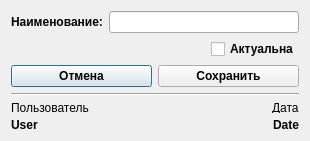
<?xml version="1.0" encoding="UTF-8"?>
<ui version="4.0">
 <class>CCustomer_gDialog</class>
 <widget class="QDialog" name="CCustomer_gDialog">
  <property name="windowModality">
   <enum>Qt::WindowModal</enum>
  </property>
  <property name="geometry">
   <rect>
    <x>0</x>
    <y>0</y>
    <width>310</width>
    <height>141</height>
   </rect>
  </property>
  <property name="minimumSize">
   <size>
    <width>310</width>
    <height>141</height>
   </size>
  </property>
  <property name="maximumSize">
   <size>
    <width>310</width>
    <height>141</height>
   </size>
  </property>
  <property name="windowTitle">
   <string>Папка заказчиков</string>
  </property>
  <property name="modal">
   <bool>true</bool>
  </property>
  <layout class="QGridLayout" name="gridLayout_2">
   <item row="0" column="0" alignment="Qt::AlignRight">
    <widget class="QLabel" name="labelName">
     <property name="font">
      <font>
       <family>Arial</family>
       <pointsize>9</pointsize>
       <weight>75</weight>
       <bold>true</bold>
      </font>
     </property>
     <property name="text">
      <string>Наименование:</string>
     </property>
    </widget>
   </item>
   <item row="0" column="1" colspan="3">
    <widget class="QLineEdit" name="lineEditName">
     <property name="font">
      <font>
       <family>Arial</family>
       <pointsize>9</pointsize>
      </font>
     </property>
    </widget>
   </item>
   <item row="1" column="3">
    <widget class="QCheckBox" name="checkBoxActual">
     <property name="font">
      <font>
       <family>Arial</family>
       <pointsize>9</pointsize>
       <weight>75</weight>
       <bold>true</bold>
      </font>
     </property>
     <property name="text">
      <string>Актуальна</string>
     </property>
    </widget>
   </item>
   <item row="4" column="0" colspan="4">
    <layout class="QGridLayout" name="gLayoutInformation">
     <item row="1" column="0" alignment="Qt::AlignLeft">
      <widget class="QLabel" name="labelUserD">
       <property name="font">
        <font>
         <family>Arial</family>
         <pointsize>9</pointsize>
         <weight>75</weight>
         <bold>true</bold>
        </font>
       </property>
       <property name="text">
        <string>User</string>
       </property>
      </widget>
     </item>
     <item row="0" column="0" alignment="Qt::AlignLeft">
      <widget class="QLabel" name="labelUserI">
       <property name="font">
        <font>
         <family>Arial</family>
        </font>
       </property>
       <property name="text">
        <string>Пользователь</string>
       </property>
      </widget>
     </item>
     <item row="0" column="1" alignment="Qt::AlignRight">
      <widget class="QLabel" name="labelDateI">
       <property name="font">
        <font>
         <family>Arial</family>
        </font>
       </property>
       <property name="text">
        <string>Дата</string>
       </property>
      </widget>
     </item>
     <item row="1" column="1" alignment="Qt::AlignRight">
      <widget class="QLabel" name="labelDateD">
       <property name="font">
        <font>
         <family>Arial</family>
         <pointsize>9</pointsize>
         <weight>75</weight>
         <bold>true</bold>
        </font>
       </property>
       <property name="text">
        <string>Date</string>
       </property>
      </widget>
     </item>
    </layout>
   </item>
   <item row="3" column="0" colspan="4">
    <widget class="Line" name="line">
     <property name="orientation">
      <enum>Qt::Horizontal</enum>
     </property>
    </widget>
   </item>
   <item row="2" column="0" colspan="4">
    <layout class="QHBoxLayout" name="hLayoutOkCancel">
     <item>
      <widget class="QPushButton" name="buttonCancel">
       <property name="font">
        <font>
         <family>Arial</family>
         <pointsize>9</pointsize>
         <weight>75</weight>
         <bold>true</bold>
        </font>
       </property>
       <property name="text">
        <string>Отмена</string>
       </property>
      </widget>
     </item>
     <item>
      <widget class="QPushButton" name="buttonSave">
       <property name="font">
        <font>
         <family>Arial</family>
         <pointsize>9</pointsize>
         <weight>75</weight>
         <bold>true</bold>
        </font>
       </property>
       <property name="text">
        <string>Сохранить</string>
       </property>
      </widget>
     </item>
    </layout>
   </item>
  </layout>
 </widget>
 <resources/>
 <connections/>
</ui>
